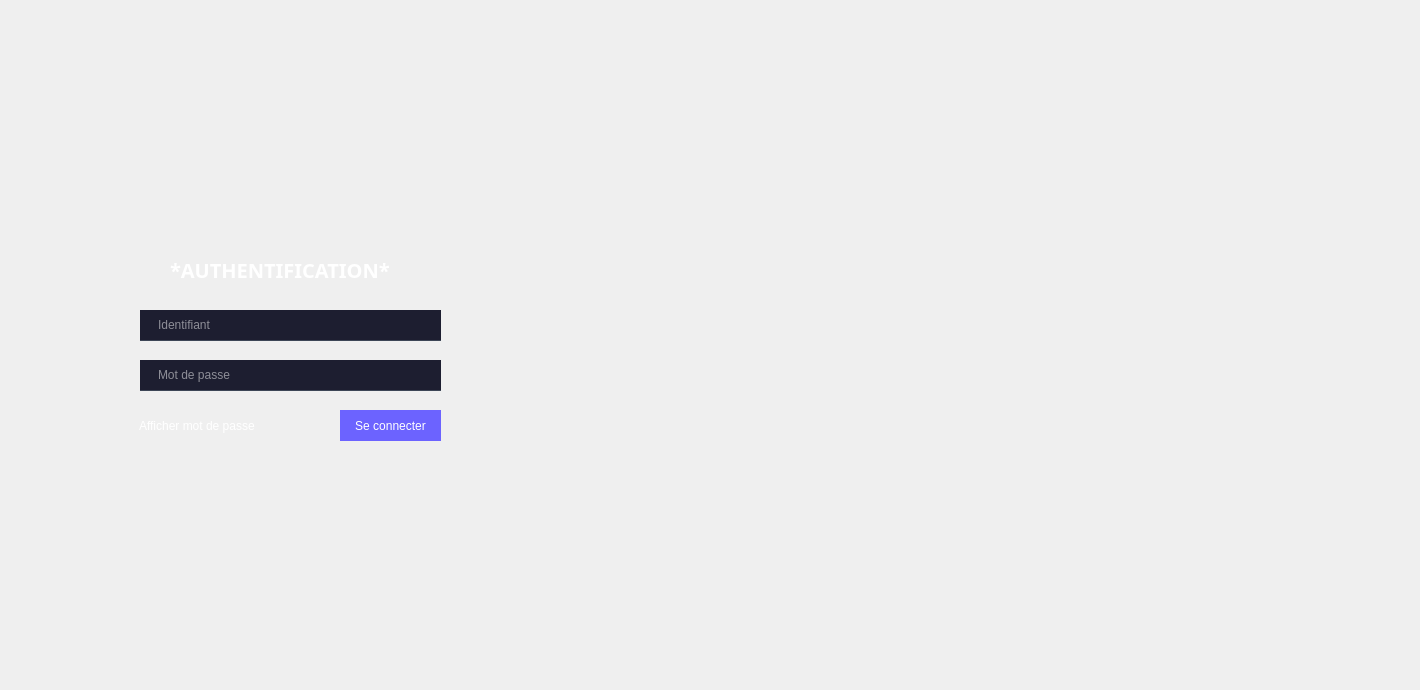
    <widget class="QWidget" name="page_30">
     <widget class="QLineEdit" name="login">
      <property name="geometry">
       <rect>
        <x>140</x>
        <y>310</y>
        <width>301</width>
        <height>31</height>
       </rect>
      </property>
      <property name="styleSheet">
       <string notr="true">QLineEdit{
background-color: rgb(29, 30, 48);
border : none;
border-bottom:1px solid rgb(61, 70, 86);
color:rgb(255, 255, 255);
padding-left:16px;

}
QLineEdit:focus{
border-bottom:1px solid #6c63ff;

}</string>
      </property>
      <property name="placeholderText">
       <string>Identifiant</string>
      </property>
     </widget>
     <widget class="QLineEdit" name="password">
      <property name="geometry">
       <rect>
        <x>140</x>
        <y>360</y>
        <width>301</width>
        <height>31</height>
       </rect>
      </property>
      <property name="styleSheet">
       <string notr="true">QLineEdit{
background-color: rgb(29, 30, 48);
border : none;
border-bottom:1px solid rgb(61, 70, 86);
color:rgb(255, 255, 255);
padding-left:16px;

}
QLineEdit:focus{
border-bottom:1px solid #6c63ff;

}
</string>
      </property>
      <property name="inputMethodHints">
       <set>Qt::ImhHiddenText|Qt::ImhNoAutoUppercase|Qt::ImhNoPredictiveText|Qt::ImhSensitiveData</set>
      </property>
      <property name="echoMode">
       <enum>QLineEdit::Password</enum>
      </property>
      <property name="placeholderText">
       <string>Mot de passe</string>
      </property>
     </widget>
     <widget class="QPushButton" name="connect">
      <property name="geometry">
       <rect>
        <x>340</x>
        <y>410</y>
        <width>101</width>
        <height>31</height>
       </rect>
      </property>
      <property name="cursor">
       <cursorShape>PointingHandCursor</cursorShape>
      </property>
      <property name="styleSheet">
       <string notr="true">QPushButton {	
border:none;
background-color:#6c63ff;
	background-position: left center;

    background-repeat: no-repeat;

color:rgb(255, 255, 255);
	text-align: center;

	
}
QPushButton:hover {
	background-color:rgb(95, 88, 226);
	
}
QPushButton:pressed {
border:2px solid rgb(0, 0, 128);


}
</string>
      </property>
      <property name="text">
       <string>Se connecter</string>
      </property>
     </widget>
     <widget class="QCheckBox" name="affiche_mdp">
      <property name="geometry">
       <rect>
        <x>120</x>
        <y>410</y>
        <width>161</width>
        <height>31</height>
       </rect>
      </property>
      <property name="styleSheet">
       <string notr="true">color:rgb(255, 255, 255);
background-color: transparent;
</string>
      </property>
      <property name="text">
       <string>Afficher mot de passe</string>
      </property>
     </widget>
     <widget class="QLabel" name="label_9">
      <property name="geometry">
       <rect>
        <x>80</x>
        <y>320</y>
        <width>31</width>
        <height>31</height>
       </rect>
      </property>
      <property name="styleSheet">
       <string notr="true">background-image : url(C:/Users/Pavillion/Desktop/Integration/E-HEALTH/icons/16x16/cil-user.png);
background-repeat : no-repeat;
background-position: center; </string>
      </property>
      <property name="text">
       <string/>
      </property>
     </widget>
     <widget class="QLabel" name="label_50">
      <property name="geometry">
       <rect>
        <x>80</x>
        <y>370</y>
        <width>31</width>
        <height>31</height>
       </rect>
      </property>
      <property name="styleSheet">
       <string notr="true">background-image : url(C:/Users/Pavillion/Desktop/Integration/E-HEALTH/icons/16x16/cil-lock-locked.png);
background-repeat : no-repeat;
background-position: center; </string>
      </property>
      <property name="text">
       <string/>
      </property>
     </widget>
     <widget class="QLabel" name="label_51">
      <property name="geometry">
       <rect>
        <x>460</x>
        <y>80</y>
        <width>951</width>
        <height>601</height>
       </rect>
      </property>
      <property name="styleSheet">
       <string notr="true">background-image : url(C:/Users/Pavillion/Desktop/Integration/E-HEALTH/background2.png);
background-repeat : no-repeat;
background-position: center; </string>
      </property>
      <property name="text">
       <string/>
      </property>
     </widget>
     <widget class="QLabel" name="label_52">
      <property name="geometry">
       <rect>
        <x>170</x>
        <y>260</y>
        <width>281</width>
        <height>20</height>
       </rect>
      </property>
      <property name="font">
       <font>
        <family>Montserrat</family>
        <pointsize>15</pointsize>
        <weight>75</weight>
        <bold>true</bold>
       </font>
      </property>
      <property name="styleSheet">
       <string notr="true">COLOR:white;</string>
      </property>
      <property name="text">
       <string>*AUTHENTIFICATION*</string>
      </property>
     </widget>
     <zorder>label_51</zorder>
     <zorder>login</zorder>
     <zorder>password</zorder>
     <zorder>connect</zorder>
     <zorder>affiche_mdp</zorder>
     <zorder>label_9</zorder>
     <zorder>label_50</zorder>
     <zorder>label_52</zorder>
    </widget>
